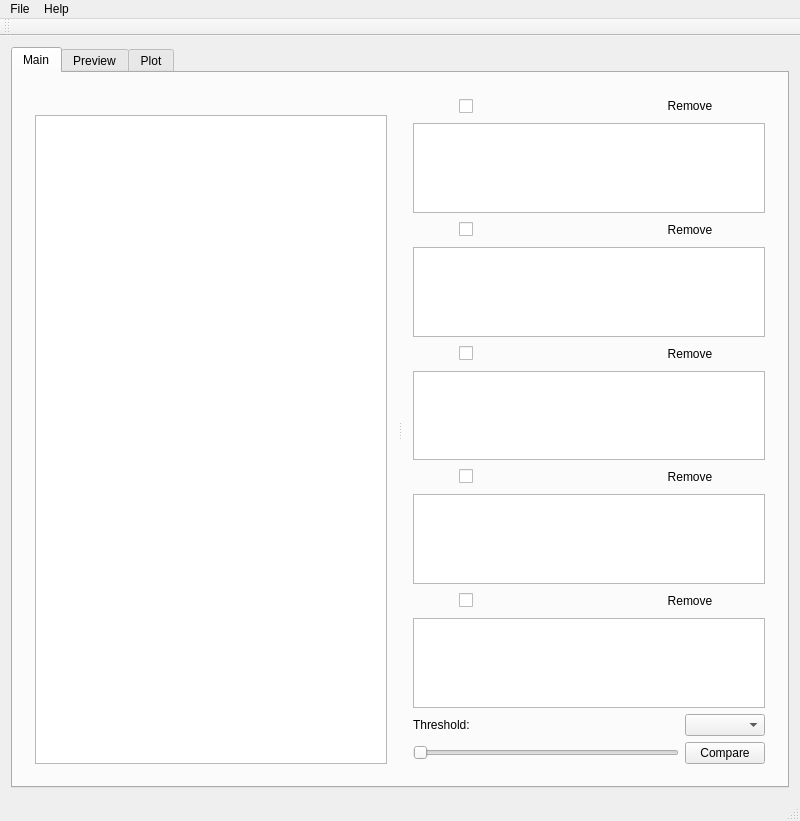
<?xml version="1.0" encoding="UTF-8"?>
<ui version="4.0">
 <class>MainWindow</class>
 <widget class="QMainWindow" name="MainWindow">
  <property name="geometry">
   <rect>
    <x>0</x>
    <y>0</y>
    <width>800</width>
    <height>821</height>
   </rect>
  </property>
  <property name="sizePolicy">
   <sizepolicy hsizetype="Expanding" vsizetype="Expanding">
    <horstretch>0</horstretch>
    <verstretch>0</verstretch>
   </sizepolicy>
  </property>
  <property name="windowTitle">
   <string>Graphics Classifier</string>
  </property>
  <widget class="QWidget" name="centralWidget">
   <layout class="QGridLayout" name="centalLayout">
    <item row="0" column="0">
     <widget class="QTabWidget" name="tabWidget">
      <property name="focusPolicy">
       <enum>Qt::ClickFocus</enum>
      </property>
      <property name="tabPosition">
       <enum>QTabWidget::North</enum>
      </property>
      <property name="tabShape">
       <enum>QTabWidget::Rounded</enum>
      </property>
      <property name="currentIndex">
       <number>0</number>
      </property>
      <property name="elideMode">
       <enum>Qt::ElideNone</enum>
      </property>
      <widget class="QWidget" name="tab1">
       <property name="sizePolicy">
        <sizepolicy hsizetype="Expanding" vsizetype="Expanding">
         <horstretch>0</horstretch>
         <verstretch>0</verstretch>
        </sizepolicy>
       </property>
       <property name="layoutDirection">
        <enum>Qt::LeftToRight</enum>
       </property>
       <attribute name="title">
        <string>Main</string>
       </attribute>
       <layout class="QGridLayout" name="gridLayout">
        <item row="0" column="0">
         <widget class="QSplitter" name="splitter">
          <property name="orientation">
           <enum>Qt::Horizontal</enum>
          </property>
          <widget class="QWidget" name="layoutWidget">
           <layout class="QVBoxLayout" name="tab1InputListLayout">
            <item>
             <widget class="QLabel" name="inputList1Label">
              <property name="text">
               <string/>
              </property>
              <property name="wordWrap">
               <bool>true</bool>
              </property>
             </widget>
            </item>
            <item>
             <widget class="QListWidget" name="inputList1">
              <property name="iconSize">
               <size>
                <width>70</width>
                <height>70</height>
               </size>
              </property>
              <property name="resizeMode">
               <enum>QListView::Adjust</enum>
              </property>
              <property name="viewMode">
               <enum>QListView::IconMode</enum>
              </property>
              <property name="selectionRectVisible">
               <bool>true</bool>
              </property>
              <property name="sortingEnabled">
               <bool>true</bool>
              </property>
             </widget>
            </item>
           </layout>
          </widget>
          <widget class="QWidget" name="verticalLayoutWidget">
           <layout class="QGridLayout" name="tab1OutputListLayout" rowstretch="0,0,0,0,0,0,0,0,0,0,0,0">
            <item row="3" column="0" colspan="3">
             <widget class="QListWidget" name="outputList2">
              <property name="sizePolicy">
               <sizepolicy hsizetype="Expanding" vsizetype="Expanding">
                <horstretch>0</horstretch>
                <verstretch>0</verstretch>
               </sizepolicy>
              </property>
              <property name="iconSize">
               <size>
                <width>70</width>
                <height>70</height>
               </size>
              </property>
              <property name="resizeMode">
               <enum>QListView::Adjust</enum>
              </property>
              <property name="viewMode">
               <enum>QListView::IconMode</enum>
              </property>
              <property name="sortingEnabled">
               <bool>true</bool>
              </property>
             </widget>
            </item>
            <item row="11" column="0" colspan="3">
             <layout class="QGridLayout" name="tab1AlgorithmLayout">
              <item row="3" column="0">
               <widget class="QSlider" name="thresholdSlider">
                <property name="orientation">
                 <enum>Qt::Horizontal</enum>
                </property>
               </widget>
              </item>
              <item row="2" column="0">
               <widget class="QLabel" name="thresholdLabel">
                <property name="text">
                 <string>Threshold:</string>
                </property>
               </widget>
              </item>
              <item row="3" column="1">
               <widget class="QPushButton" name="compareButton">
                <property name="text">
                 <string>Compare</string>
                </property>
               </widget>
              </item>
              <item row="2" column="1">
               <widget class="QComboBox" name="algorithmBox"/>
              </item>
             </layout>
            </item>
            <item row="6" column="1">
             <widget class="QCheckBox" name="outputList4CheckBox">
              <property name="text">
               <string/>
              </property>
             </widget>
            </item>
            <item row="10" column="0" colspan="3">
             <spacer name="verticalSpacer">
              <property name="orientation">
               <enum>Qt::Vertical</enum>
              </property>
              <property name="sizeType">
               <enum>QSizePolicy::Maximum</enum>
              </property>
              <property name="sizeHint" stdset="0">
               <size>
                <width>20</width>
                <height>40</height>
               </size>
              </property>
             </spacer>
            </item>
            <item row="2" column="2">
             <widget class="QPushButton" name="outputList2RemoveButton">
              <property name="text">
               <string>Remove</string>
              </property>
              <property name="autoRepeat">
               <bool>false</bool>
              </property>
              <property name="flat">
               <bool>true</bool>
              </property>
             </widget>
            </item>
            <item row="5" column="0" colspan="3">
             <widget class="QListWidget" name="outputList3">
              <property name="sizePolicy">
               <sizepolicy hsizetype="Expanding" vsizetype="Expanding">
                <horstretch>0</horstretch>
                <verstretch>0</verstretch>
               </sizepolicy>
              </property>
              <property name="dragDropMode">
               <enum>QAbstractItemView::DragDrop</enum>
              </property>
              <property name="iconSize">
               <size>
                <width>70</width>
                <height>70</height>
               </size>
              </property>
              <property name="resizeMode">
               <enum>QListView::Adjust</enum>
              </property>
              <property name="viewMode">
               <enum>QListView::IconMode</enum>
              </property>
              <property name="sortingEnabled">
               <bool>true</bool>
              </property>
             </widget>
            </item>
            <item row="9" column="0" colspan="3">
             <widget class="QListWidget" name="outputList5">
              <property name="sizePolicy">
               <sizepolicy hsizetype="Expanding" vsizetype="Expanding">
                <horstretch>0</horstretch>
                <verstretch>0</verstretch>
               </sizepolicy>
              </property>
              <property name="dragDropMode">
               <enum>QAbstractItemView::DragDrop</enum>
              </property>
              <property name="iconSize">
               <size>
                <width>70</width>
                <height>70</height>
               </size>
              </property>
              <property name="resizeMode">
               <enum>QListView::Adjust</enum>
              </property>
              <property name="viewMode">
               <enum>QListView::IconMode</enum>
              </property>
              <property name="sortingEnabled">
               <bool>true</bool>
              </property>
             </widget>
            </item>
            <item row="4" column="1">
             <widget class="QCheckBox" name="outputList3CheckBox">
              <property name="text">
               <string/>
              </property>
             </widget>
            </item>
            <item row="0" column="2">
             <widget class="QPushButton" name="outputList1RemoveButton">
              <property name="text">
               <string>Remove</string>
              </property>
              <property name="flat">
               <bool>true</bool>
              </property>
             </widget>
            </item>
            <item row="0" column="0">
             <widget class="QPushButton" name="outputList1Button">
              <property name="sizePolicy">
               <sizepolicy hsizetype="Fixed" vsizetype="Fixed">
                <horstretch>0</horstretch>
                <verstretch>0</verstretch>
               </sizepolicy>
              </property>
              <property name="text">
               <string/>
              </property>
              <property name="icon">
               <iconset resource="../resources.qrc">
                <normaloff>:/icons/resources/arrow-expanded.png</normaloff>:/icons/resources/arrow-expanded.png</iconset>
              </property>
              <property name="shortcut">
               <string/>
              </property>
              <property name="flat">
               <bool>true</bool>
              </property>
             </widget>
            </item>
            <item row="4" column="0">
             <widget class="QPushButton" name="outputList3Button">
              <property name="sizePolicy">
               <sizepolicy hsizetype="Fixed" vsizetype="Fixed">
                <horstretch>0</horstretch>
                <verstretch>0</verstretch>
               </sizepolicy>
              </property>
              <property name="text">
               <string/>
              </property>
              <property name="icon">
               <iconset resource="../resources.qrc">
                <normaloff>:/icons/resources/arrow-expanded.png</normaloff>:/icons/resources/arrow-expanded.png</iconset>
              </property>
              <property name="flat">
               <bool>true</bool>
              </property>
             </widget>
            </item>
            <item row="2" column="0">
             <widget class="QPushButton" name="outputList2Button">
              <property name="sizePolicy">
               <sizepolicy hsizetype="Fixed" vsizetype="Fixed">
                <horstretch>0</horstretch>
                <verstretch>0</verstretch>
               </sizepolicy>
              </property>
              <property name="text">
               <string/>
              </property>
              <property name="icon">
               <iconset resource="../resources.qrc">
                <normaloff>:/icons/resources/arrow-expanded.png</normaloff>:/icons/resources/arrow-expanded.png</iconset>
              </property>
              <property name="flat">
               <bool>true</bool>
              </property>
             </widget>
            </item>
            <item row="0" column="1">
             <widget class="QCheckBox" name="outputList1CheckBox">
              <property name="sizePolicy">
               <sizepolicy hsizetype="Minimum" vsizetype="Minimum">
                <horstretch>0</horstretch>
                <verstretch>0</verstretch>
               </sizepolicy>
              </property>
              <property name="text">
               <string/>
              </property>
             </widget>
            </item>
            <item row="7" column="0" colspan="3">
             <widget class="QListWidget" name="outputList4">
              <property name="sizePolicy">
               <sizepolicy hsizetype="Expanding" vsizetype="Expanding">
                <horstretch>0</horstretch>
                <verstretch>0</verstretch>
               </sizepolicy>
              </property>
              <property name="iconSize">
               <size>
                <width>70</width>
                <height>70</height>
               </size>
              </property>
              <property name="resizeMode">
               <enum>QListView::Adjust</enum>
              </property>
              <property name="viewMode">
               <enum>QListView::IconMode</enum>
              </property>
              <property name="sortingEnabled">
               <bool>true</bool>
              </property>
             </widget>
            </item>
            <item row="8" column="0">
             <widget class="QPushButton" name="outputList5Button">
              <property name="sizePolicy">
               <sizepolicy hsizetype="Fixed" vsizetype="Fixed">
                <horstretch>0</horstretch>
                <verstretch>0</verstretch>
               </sizepolicy>
              </property>
              <property name="text">
               <string/>
              </property>
              <property name="icon">
               <iconset resource="../resources.qrc">
                <normaloff>:/icons/resources/arrow-expanded.png</normaloff>:/icons/resources/arrow-expanded.png</iconset>
              </property>
              <property name="flat">
               <bool>true</bool>
              </property>
             </widget>
            </item>
            <item row="1" column="0" colspan="3">
             <widget class="QListWidget" name="outputList1">
              <property name="sizePolicy">
               <sizepolicy hsizetype="Expanding" vsizetype="Expanding">
                <horstretch>0</horstretch>
                <verstretch>0</verstretch>
               </sizepolicy>
              </property>
              <property name="dragDropMode">
               <enum>QAbstractItemView::DragDrop</enum>
              </property>
              <property name="iconSize">
               <size>
                <width>70</width>
                <height>70</height>
               </size>
              </property>
              <property name="resizeMode">
               <enum>QListView::Adjust</enum>
              </property>
              <property name="viewMode">
               <enum>QListView::IconMode</enum>
              </property>
              <property name="sortingEnabled">
               <bool>true</bool>
              </property>
             </widget>
            </item>
            <item row="2" column="1">
             <widget class="QCheckBox" name="outputList2CheckBox">
              <property name="text">
               <string/>
              </property>
             </widget>
            </item>
            <item row="8" column="1">
             <widget class="QCheckBox" name="outputList5CheckBox">
              <property name="text">
               <string/>
              </property>
             </widget>
            </item>
            <item row="6" column="0">
             <widget class="QPushButton" name="outputList4Button">
              <property name="sizePolicy">
               <sizepolicy hsizetype="Fixed" vsizetype="Fixed">
                <horstretch>0</horstretch>
                <verstretch>0</verstretch>
               </sizepolicy>
              </property>
              <property name="text">
               <string/>
              </property>
              <property name="icon">
               <iconset resource="../resources.qrc">
                <normaloff>:/icons/resources/arrow-expanded.png</normaloff>:/icons/resources/arrow-expanded.png</iconset>
              </property>
              <property name="flat">
               <bool>true</bool>
              </property>
             </widget>
            </item>
            <item row="4" column="2">
             <widget class="QPushButton" name="outputList3RemoveButton">
              <property name="text">
               <string>Remove</string>
              </property>
              <property name="flat">
               <bool>true</bool>
              </property>
             </widget>
            </item>
            <item row="6" column="2">
             <widget class="QPushButton" name="outputList4RemoveButton">
              <property name="text">
               <string>Remove</string>
              </property>
              <property name="flat">
               <bool>true</bool>
              </property>
             </widget>
            </item>
            <item row="8" column="2">
             <widget class="QPushButton" name="outputList5RemoveButton">
              <property name="text">
               <string>Remove</string>
              </property>
              <property name="flat">
               <bool>true</bool>
              </property>
             </widget>
            </item>
           </layout>
          </widget>
         </widget>
        </item>
       </layout>
      </widget>
      <widget class="QWidget" name="tab2">
       <attribute name="title">
        <string>Preview</string>
       </attribute>
       <layout class="QGridLayout" name="tab2Layout">
        <item row="0" column="0">
         <widget class="QSplitter" name="tab2Splitter">
          <property name="sizePolicy">
           <sizepolicy hsizetype="Expanding" vsizetype="Expanding">
            <horstretch>0</horstretch>
            <verstretch>0</verstretch>
           </sizepolicy>
          </property>
          <property name="orientation">
           <enum>Qt::Horizontal</enum>
          </property>
          <property name="opaqueResize">
           <bool>true</bool>
          </property>
          <widget class="QWidget" name="gridLayoutWidget_2">
           <layout class="QGridLayout" name="tab2ListLayout">
            <item row="1" column="0">
             <widget class="QListWidget" name="inputList2">
              <property name="dragDropMode">
               <enum>QAbstractItemView::DragDrop</enum>
              </property>
              <property name="iconSize">
               <size>
                <width>70</width>
                <height>70</height>
               </size>
              </property>
              <property name="resizeMode">
               <enum>QListView::Adjust</enum>
              </property>
              <property name="viewMode">
               <enum>QListView::IconMode</enum>
              </property>
             </widget>
            </item>
            <item row="1" column="1">
             <widget class="QListWidget" name="outputList6">
              <property name="dragDropMode">
               <enum>QAbstractItemView::DragDrop</enum>
              </property>
              <property name="iconSize">
               <size>
                <width>70</width>
                <height>70</height>
               </size>
              </property>
              <property name="resizeMode">
               <enum>QListView::Adjust</enum>
              </property>
              <property name="viewMode">
               <enum>QListView::IconMode</enum>
              </property>
              <property name="sortingEnabled">
               <bool>true</bool>
              </property>
             </widget>
            </item>
            <item row="0" column="0">
             <widget class="QLabel" name="inputList2Label">
              <property name="text">
               <string/>
              </property>
              <property name="scaledContents">
               <bool>false</bool>
              </property>
              <property name="wordWrap">
               <bool>true</bool>
              </property>
             </widget>
            </item>
            <item row="0" column="1">
             <widget class="QComboBox" name="outputList6ComboBox"/>
            </item>
           </layout>
          </widget>
          <widget class="QWidget" name="gridLayoutWidget_3">
           <layout class="QGridLayout" name="tab2PreviewLayout">
            <item row="0" column="0">
             <widget class="QLabel" name="imagePreview1">
              <property name="enabled">
               <bool>true</bool>
              </property>
              <property name="sizePolicy">
               <sizepolicy hsizetype="Preferred" vsizetype="Preferred">
                <horstretch>0</horstretch>
                <verstretch>0</verstretch>
               </sizepolicy>
              </property>
              <property name="text">
               <string/>
              </property>
              <property name="scaledContents">
               <bool>false</bool>
              </property>
              <property name="wordWrap">
               <bool>true</bool>
              </property>
             </widget>
            </item>
            <item row="0" column="1">
             <widget class="QLabel" name="imagePreview2">
              <property name="sizePolicy">
               <sizepolicy hsizetype="Preferred" vsizetype="Preferred">
                <horstretch>0</horstretch>
                <verstretch>0</verstretch>
               </sizepolicy>
              </property>
              <property name="text">
               <string/>
              </property>
              <property name="scaledContents">
               <bool>false</bool>
              </property>
              <property name="wordWrap">
               <bool>true</bool>
              </property>
             </widget>
            </item>
           </layout>
          </widget>
         </widget>
        </item>
       </layout>
      </widget>
      <widget class="QWidget" name="tab3">
       <attribute name="title">
        <string>Plot</string>
       </attribute>
       <layout class="QGridLayout" name="tab3Layout" rowstretch="0,1,0" columnstretch="0,0,0,0">
        <item row="2" column="1">
         <layout class="QHBoxLayout" name="tab3RadioButtonLayout">
          <item>
           <layout class="QVBoxLayout" name="tab3RadioButtonLayoutB">
            <item>
             <widget class="QRadioButton" name="radioButtonBx">
              <property name="text">
               <string>Bx</string>
              </property>
              <attribute name="buttonGroup">
               <string notr="true">radioButtonGroupB</string>
              </attribute>
             </widget>
            </item>
            <item>
             <widget class="QRadioButton" name="radioButtonBy">
              <property name="text">
               <string>By</string>
              </property>
              <attribute name="buttonGroup">
               <string notr="true">radioButtonGroupB</string>
              </attribute>
             </widget>
            </item>
            <item>
             <widget class="QRadioButton" name="radioButtonBz">
              <property name="text">
               <string>Bz</string>
              </property>
              <attribute name="buttonGroup">
               <string notr="true">radioButtonGroupB</string>
              </attribute>
             </widget>
            </item>
           </layout>
          </item>
          <item>
           <layout class="QVBoxLayout" name="tab3RadioButtonLayoutM">
            <item>
             <widget class="QRadioButton" name="radioButtonMx">
              <property name="text">
               <string>mx</string>
              </property>
              <attribute name="buttonGroup">
               <string notr="true">radioButtonGroupM</string>
              </attribute>
             </widget>
            </item>
            <item>
             <widget class="QRadioButton" name="radioButtonMy">
              <property name="text">
               <string>my</string>
              </property>
              <attribute name="buttonGroup">
               <string notr="true">radioButtonGroupM</string>
              </attribute>
             </widget>
            </item>
            <item>
             <widget class="QRadioButton" name="radioButtonMz">
              <property name="text">
               <string>mz</string>
              </property>
              <attribute name="buttonGroup">
               <string notr="true">radioButtonGroupM</string>
              </attribute>
             </widget>
            </item>
           </layout>
          </item>
         </layout>
        </item>
        <item row="1" column="0" rowspan="2">
         <widget class="QListWidget" name="inputList3">
          <property name="sizePolicy">
           <sizepolicy hsizetype="Preferred" vsizetype="Preferred">
            <horstretch>0</horstretch>
            <verstretch>0</verstretch>
           </sizepolicy>
          </property>
          <property name="horizontalScrollBarPolicy">
           <enum>Qt::ScrollBarAsNeeded</enum>
          </property>
          <property name="sizeAdjustPolicy">
           <enum>QAbstractScrollArea::AdjustToContents</enum>
          </property>
          <property name="dragDropMode">
           <enum>QAbstractItemView::DragDrop</enum>
          </property>
          <property name="iconSize">
           <size>
            <width>70</width>
            <height>70</height>
           </size>
          </property>
          <property name="resizeMode">
           <enum>QListView::Adjust</enum>
          </property>
          <property name="viewMode">
           <enum>QListView::IconMode</enum>
          </property>
          <property name="sortingEnabled">
           <bool>true</bool>
          </property>
         </widget>
        </item>
        <item row="2" column="2" colspan="2">
         <layout class="QGridLayout" name="tab3PlotRagesLayout">
          <item row="1" column="1">
           <widget class="QLabel" name="yMinLabel">
            <property name="text">
             <string>Ymin =</string>
            </property>
           </widget>
          </item>
          <item row="0" column="3">
           <widget class="QLabel" name="xMaxLabel">
            <property name="text">
             <string>Xmax =</string>
            </property>
           </widget>
          </item>
          <item row="1" column="2">
           <widget class="QLineEdit" name="yMin">
            <property name="text">
             <string>-1.1</string>
            </property>
           </widget>
          </item>
          <item row="1" column="3">
           <widget class="QLabel" name="yMaxLabel">
            <property name="text">
             <string>Ymax =</string>
            </property>
           </widget>
          </item>
          <item row="0" column="4">
           <widget class="QLineEdit" name="xMax"/>
          </item>
          <item row="1" column="4">
           <widget class="QLineEdit" name="yMax">
            <property name="text">
             <string>1.1</string>
            </property>
           </widget>
          </item>
          <item row="0" column="2">
           <widget class="QLineEdit" name="xMin"/>
          </item>
          <item row="0" column="1">
           <widget class="QLabel" name="xMinLabel">
            <property name="text">
             <string>Xmin =</string>
            </property>
           </widget>
          </item>
          <item row="0" column="5" rowspan="2">
           <widget class="QPushButton" name="replotButton">
            <property name="text">
             <string>Replot</string>
            </property>
           </widget>
          </item>
         </layout>
        </item>
        <item row="0" column="0">
         <widget class="QLabel" name="inputList3Label">
          <property name="text">
           <string/>
          </property>
         </widget>
        </item>
        <item row="0" column="1" rowspan="2" colspan="3">
         <widget class="QCustomPlot" name="plotView" native="true">
          <property name="sizePolicy">
           <sizepolicy hsizetype="Preferred" vsizetype="Expanding">
            <horstretch>0</horstretch>
            <verstretch>0</verstretch>
           </sizepolicy>
          </property>
          <property name="contextMenuPolicy">
           <enum>Qt::CustomContextMenu</enum>
          </property>
         </widget>
        </item>
       </layout>
      </widget>
     </widget>
    </item>
   </layout>
  </widget>
  <widget class="QMenuBar" name="menuBar">
   <property name="geometry">
    <rect>
     <x>0</x>
     <y>0</y>
     <width>800</width>
     <height>27</height>
    </rect>
   </property>
   <widget class="QMenu" name="menuFile">
    <property name="title">
     <string>File</string>
    </property>
    <addaction name="actionLoadFolder"/>
    <addaction name="actionSaveResult"/>
    <addaction name="actionSavePlot"/>
    <addaction name="actionExit"/>
   </widget>
   <widget class="QMenu" name="menuAbout">
    <property name="title">
     <string>Help</string>
    </property>
    <addaction name="actionAbout"/>
   </widget>
   <addaction name="menuFile"/>
   <addaction name="menuAbout"/>
  </widget>
  <widget class="QToolBar" name="mainToolBar">
   <attribute name="toolBarArea">
    <enum>TopToolBarArea</enum>
   </attribute>
   <attribute name="toolBarBreak">
    <bool>false</bool>
   </attribute>
  </widget>
  <widget class="QStatusBar" name="statusBar"/>
  <action name="actionAbout">
   <property name="text">
    <string>About</string>
   </property>
  </action>
  <action name="actionLoadFolder">
   <property name="text">
    <string>Load folder</string>
   </property>
  </action>
  <action name="actionSaveResult">
   <property name="text">
    <string>Save result</string>
   </property>
  </action>
  <action name="actionSavePlot">
   <property name="text">
    <string>Save plot</string>
   </property>
  </action>
  <action name="actionExit">
   <property name="text">
    <string>Exit</string>
   </property>
  </action>
 </widget>
 <layoutdefault spacing="6" margin="11"/>
 <customwidgets>
  <customwidget>
   <class>QCustomPlot</class>
   <extends>QWidget</extends>
   <header>plot/qcustomplot.h</header>
   <container>1</container>
  </customwidget>
 </customwidgets>
 <resources>
  <include location="../resources.qrc"/>
 </resources>
 <connections/>
 <buttongroups>
  <buttongroup name="radioButtonGroupB"/>
  <buttongroup name="radioButtonGroupM"/>
 </buttongroups>
</ui>
